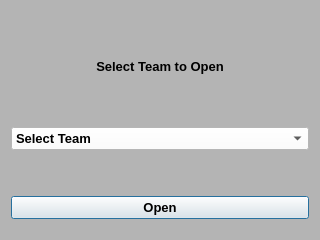
<?xml version="1.0" encoding="UTF-8"?>
<ui version="4.0">
 <class>Dialog</class>
 <widget class="QDialog" name="Dialog">
  <property name="geometry">
   <rect>
    <x>0</x>
    <y>0</y>
    <width>320</width>
    <height>240</height>
   </rect>
  </property>
  <property name="windowTitle">
   <string>Dialog</string>
  </property>
  <property name="styleSheet">
   <string notr="true">QDialog{
background-color:rgb(180, 180, 180)
}
QComboBox{
background-color:rgb(255, 255, 255)
}</string>
  </property>
  <layout class="QVBoxLayout" name="verticalLayout">
   <item>
    <widget class="QLabel" name="label">
     <property name="font">
      <font>
       <family>Arial</family>
       <pointsize>10</pointsize>
       <weight>75</weight>
       <bold>true</bold>
      </font>
     </property>
     <property name="text">
      <string>Select Team to Open</string>
     </property>
     <property name="alignment">
      <set>Qt::AlignCenter</set>
     </property>
    </widget>
   </item>
   <item>
    <widget class="QComboBox" name="comboOpenTeam">
     <property name="font">
      <font>
       <family>Arial</family>
       <pointsize>10</pointsize>
       <weight>75</weight>
       <bold>true</bold>
      </font>
     </property>
     <item>
      <property name="text">
       <string>Select Team</string>
      </property>
     </item>
    </widget>
   </item>
   <item>
    <spacer name="verticalSpacer_2">
     <property name="orientation">
      <enum>Qt::Vertical</enum>
     </property>
     <property name="sizeType">
      <enum>QSizePolicy::Fixed</enum>
     </property>
     <property name="sizeHint" stdset="0">
      <size>
       <width>20</width>
       <height>40</height>
      </size>
     </property>
    </spacer>
   </item>
   <item>
    <widget class="QPushButton" name="btnOpenTeam">
     <property name="font">
      <font>
       <family>Arial</family>
       <pointsize>10</pointsize>
       <weight>75</weight>
       <bold>true</bold>
      </font>
     </property>
     <property name="text">
      <string>Open</string>
     </property>
    </widget>
   </item>
   <item>
    <spacer name="verticalSpacer">
     <property name="orientation">
      <enum>Qt::Vertical</enum>
     </property>
     <property name="sizeType">
      <enum>QSizePolicy::Fixed</enum>
     </property>
     <property name="sizeHint" stdset="0">
      <size>
       <width>20</width>
       <height>10</height>
      </size>
     </property>
    </spacer>
   </item>
  </layout>
 </widget>
 <resources/>
 <connections/>
</ui>
